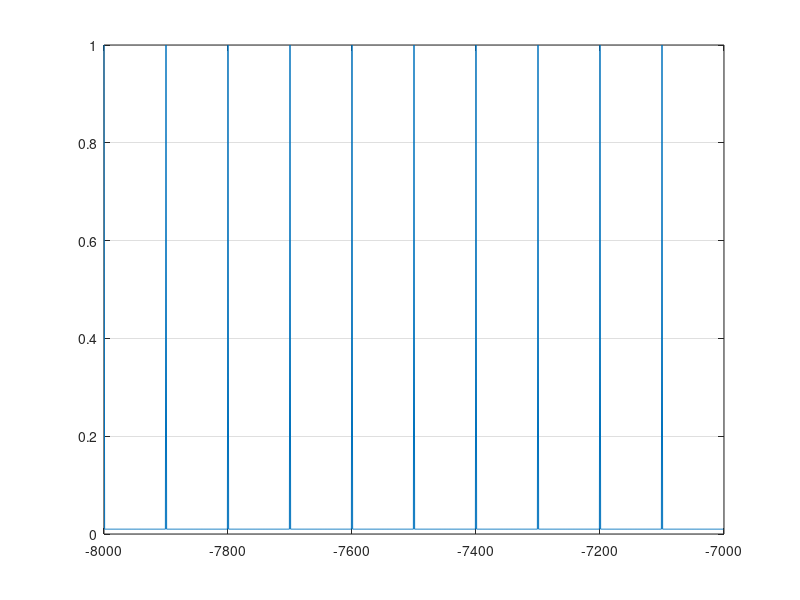

MATLAB code for this plot:
% input parameters
L = 8000; % half-length of output signal (in samples)
N = 100; % number of sines w/ different frequencies

Fs = 8000;

w_step = 2*pi/N; % freq. step
n = -L:L; % discrete-time axis of signal

signal = zeros(1,length(n)); % create an empty signal
for w = -pi:w_step:pi % (N+1) frequencies between -pi & pi
   % add a sine w/ current freq. into the sum signal
   signal = signal + cos(w*n);
end

% the final signal = average of the summed signal
output = signal/(N+1); 
clf
plot(n(1:1000), abs(output(1:1000)));
grid;

delta = [zeros(1,L), 1, zeros(1,L)]; % xung don vi
sound(output, Fs)
